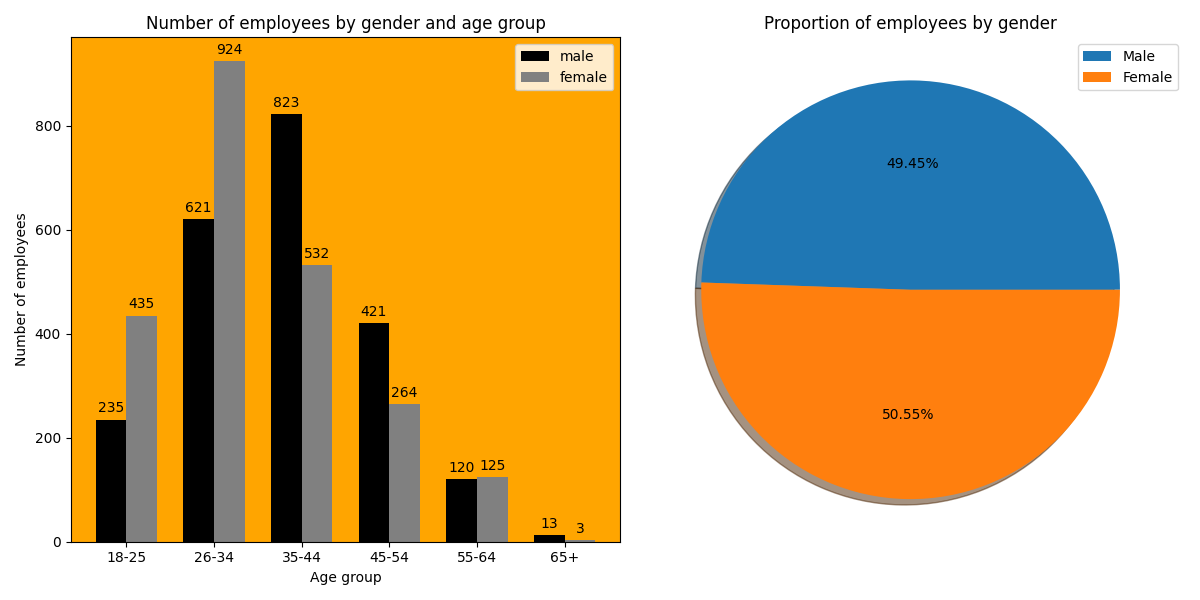

Python code for this plot:
##########################
# Module 4A - Matplotlib #
##########################

import matplotlib.pyplot as plt
import numpy as np

# slides 25-28
# plot 1: number of male and female employees in a company, broken down by their age
no_age_groups = 6
male = np.array([235, 621, 823, 421, 120, 13])
female = np.array([435, 924, 532, 264, 125, 3]) 
fig, ax = plt.subplots(1, 2, figsize=(12, 6))
index = np.arange(no_age_groups)
bar_width = 0.35   # bar width (0.35 units)
male_bars = ax[0].bar(index, male, bar_width, color='k', label='male')
female_bars = ax[0].bar(index + bar_width, female, bar_width, color='0.5', label='female')

ax[0].set_facecolor('orange') # sets the background colour of the plot 
ax[0].set_xlabel('Age group')
ax[0].set_ylabel('Number of employees')
ax[0].set_title('Number of employees by gender and age group')
ax[0].set_xticks(index + bar_width/2)
ax[0].set_xticklabels(('18-25', '26-34', '35-44', '45-54', '55-64', '65+'))
ax[0].bar_label(male_bars, padding=3)   # add values as labels to male bars
ax[0].bar_label(female_bars, padding=3) # add values as labels to female bars
ax[0].legend()

# plot 2: proportion of male and female employees
tot_male = np.sum(male)
tot_female = np.sum(female)
tot_employees = np.array([tot_male, tot_female])
pie_labels = "Male", "Female"
ax[1].set_title("Proportion of employees by gender")
ax[1].pie(tot_employees, explode=None, labels=None, autopct='%0.2f%%', shadow=True)
ax[1].axis('equal')  # equal aspect ratio ensures that pie is drawn as a circle.
ax[1].legend(pie_labels)

fig.tight_layout()
plt.savefig('subplots_v1.png')